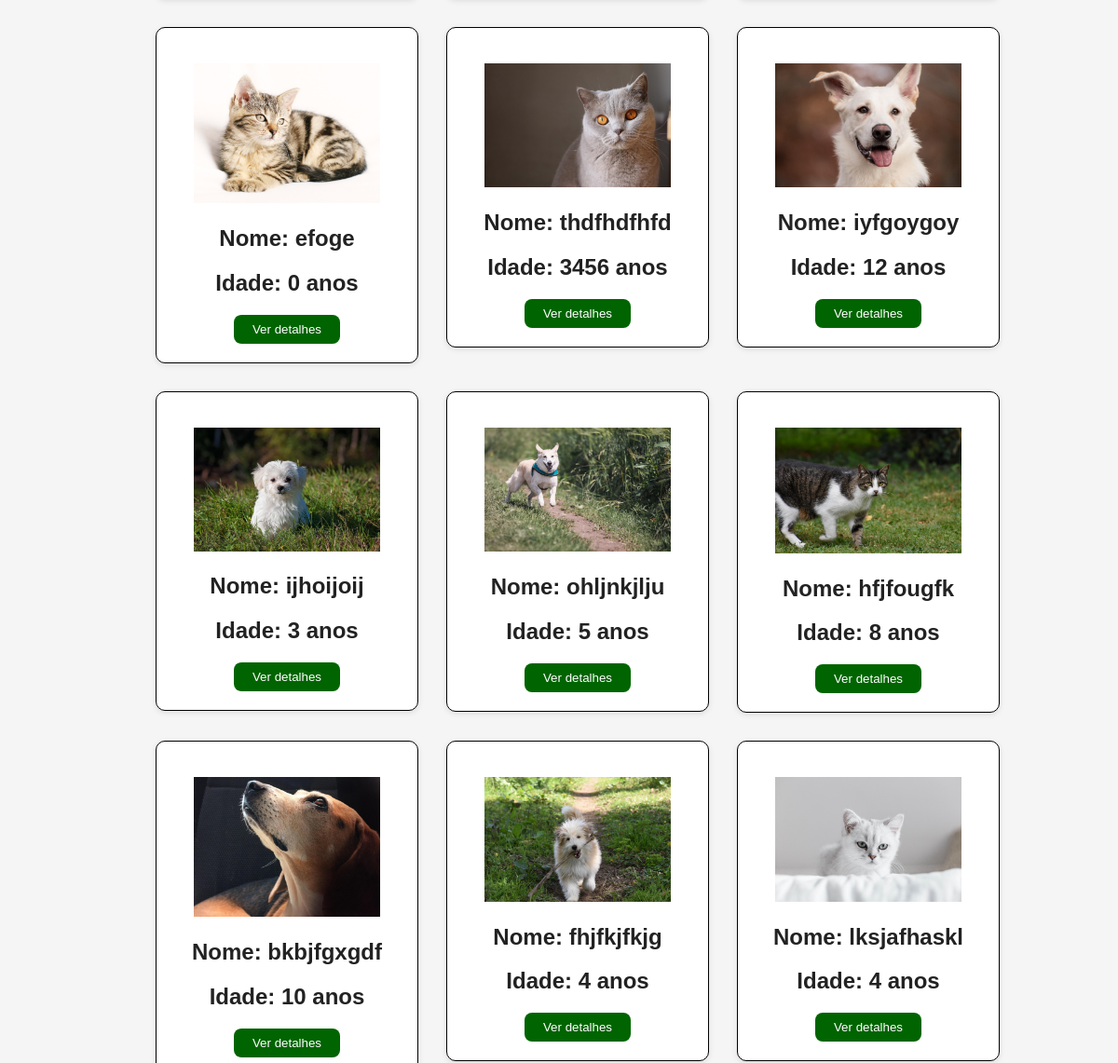
/adotar/ (middle part), run on an earlier commit of the app's database.
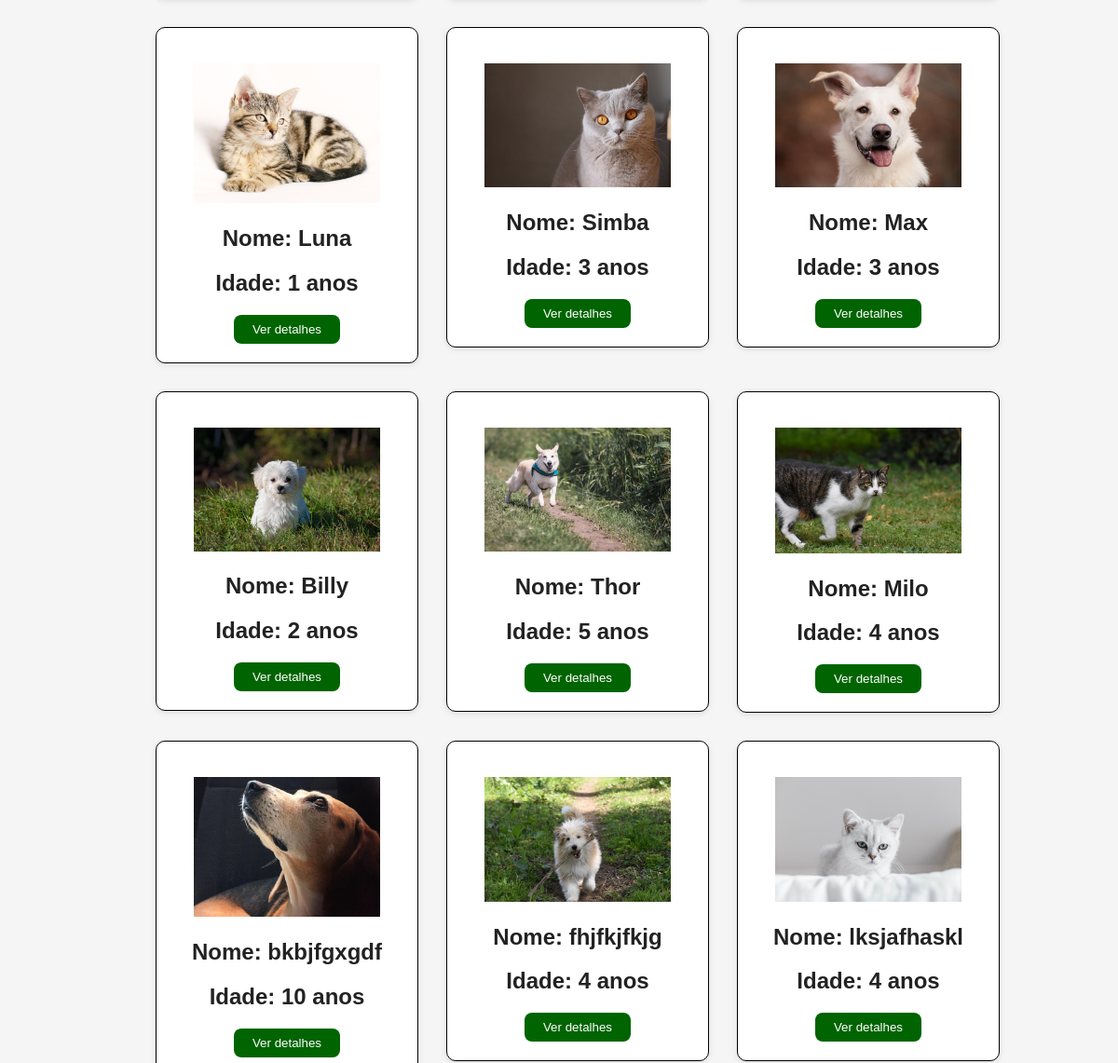
And on a later commit of the database.
### app_adocao/models.py (models this page shows, shortened)
class Animal(models.Model):
    ESPECIES = (
        ('gato', 'Gato'),
        ('cao', 'Cão'),
    )
    nome = models.CharField(max_length=15)
    idade = models.IntegerField()
    especie = models.CharField(choices=ESPECIES)
    descricao = models.CharField(max_length=1000)
    imagem = models.ImageField(upload_to='imgAnimal/')
    padrinho = models.ForeignKey(
            User,
            on_delete=models.SET_NULL,
            null=True,
            blank=True,
            related_name='animais_apadrinhados'
        )

### app_adocao/views.py (the view)
# urls.py: path('adotar/', views.adotar, name='adotar'),
def adotar(request):
    especie = request.GET.get('especie')
    if especie in ['gato', 'cao']:
        animais = Animal.objects.filter(especie=especie)
    else:
        animais = Animal.objects.all()
    return render(request, 'site/adotar.html', {'animais': animais})

### app_adocao/templates/site/adotar.html (shortened to what this page needs)
<!DOCTYPE html>
<html>
    <head>
        {% load static %}
        <link rel="stylesheet" href="{% static 'css/style.css' %}">
        <link rel="stylesheet" href="{% static 'css/adotar.css' %}">
        <link rel="stylesheet" href="{% static 'css/modoEscuro.css' %}">
    </head>
    <body>
        <br>
        <br>
        {% if animais %}
        <ul class="lista-animais">
            {% for animal in animais %}
                <li>
                    <div class="caixa">
                        <br>
                        {% if animal.imagem %}
                            <img src="{{ animal.imagem.url }}" alt="Imagem de {{ animal.nome }}" width="200">
                        {% endif %}
                        <h2> Nome: {{ animal.nome }} </h2>
                        <h2> Idade: {{ animal.idade }} anos</h2>
                        <a href="{% url 'animais_detalhe' animal.id %}"><button> Ver detalhes </button></a>
                    </div>
                </li>
            {% endfor %}
        </ul>
    {% else %}
        <p>Não há animais cadastrados para a espécie selecionada.</p>
    {% endif %}
    </body>
    <br><br>
</html>
</html>

### app_adocao/static/css/style.css (style rules this page uses)
body { font-family: Arial, sans-serif; background-color: whitesmoke; margin: 0; color: #222; padding-top: 160px; }
a:link:not(.sign_up), a:visited:not(.sign_up) { color: darkgreen; text-decoration: none; }
button { background-color: darkgreen; color: white; padding: 8px 20px; border-radius: 8px; border: none; cursor: pointer; transition: 0.3s; }

### app_adocao/static/css/adotar.css (style rules this page uses)
.lista-animais { display: flex; flex-wrap: wrap; list-style-type: none; justify-content: center; gap: 30px; }
.caixa { background-color: white; border: 1px solid #000; border-radius: 10px; box-shadow: 0 2px 6px rgba(0,0,0,0.1); width: 240px; text-align: center; padding: 20px; transition: transform 0.2s; }
body, body * { transition: none !important; }

What changed in the data, as far as the page shows it:
changed Animal: nome "efoge" → "Luna"; idade "0" → "1"
changed Animal: nome "thdfhdfhfd" → "Simba"; idade "3456" → "3"
changed Animal: nome "iyfgoygoy" → "Max"; idade "12" → "3"
changed Animal: nome "ijhoijoij" → "Billy"; idade "3" → "2"
changed Animal: nome "ohljnkjlju" → "Thor"
changed Animal: nome "hfjfougfk" → "Milo"; idade "8" → "4"
